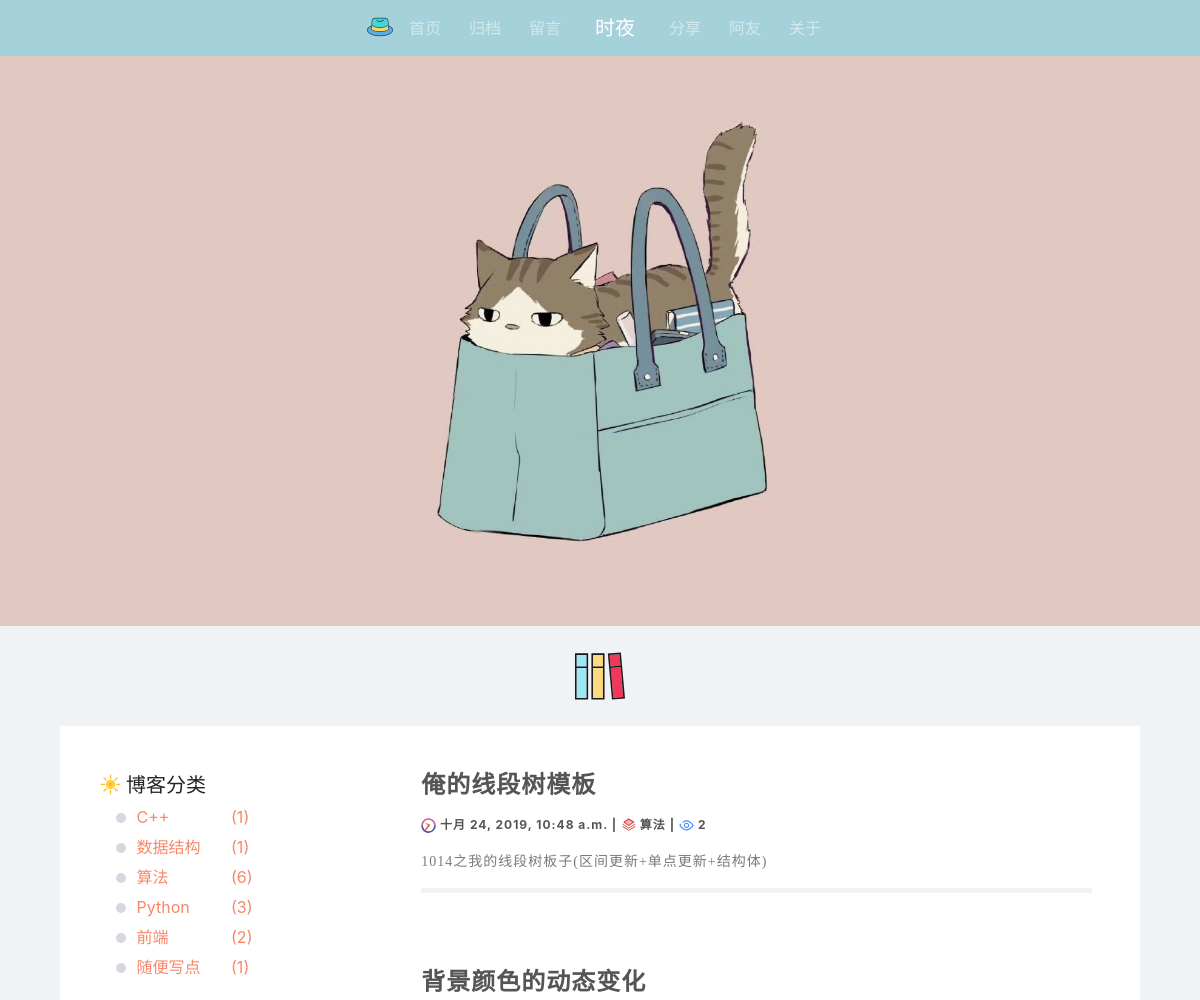
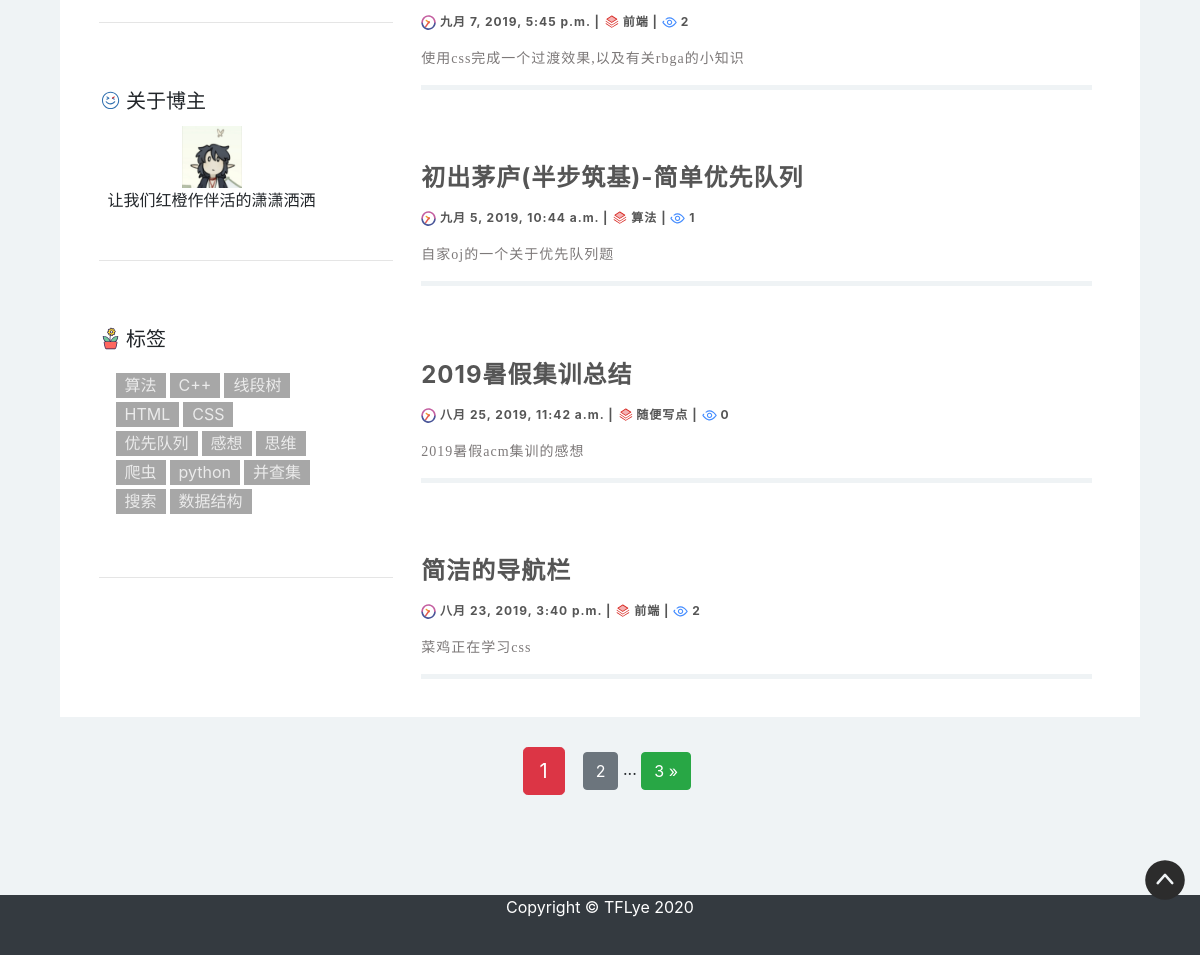
The page / on the database its author committed (2 pictures, top to bottom).
### article/models.py (models this page shows, shortened)
class ArticleColumn(models.Model):
    title = models.CharField(max_length=50, blank=True)
    created = models.DateTimeField(default=timezone.now)
    def __str__(self):
        return self.title

class ArticlePost(models.Model):
    author = models.ForeignKey(User, on_delete=models.CASCADE)
    title = models.CharField(max_length=100)
    column = models.ForeignKey(ArticleColumn,null=True,blank=True,on_delete=models.CASCADE,related_name='article')
    tags = TaggableManager(blank=True)
    profile = models.TextField(default=0)
    body = models.TextField()
    created = models.DateTimeField(default=timezone.now)
    updated = models.DateTimeField(auto_now=True)
    totalviews = models.PositiveIntegerField(default=0)
    class Meta:
        ordering = ('-created',)

### article/views.py (the view)
# urls.py: path('',views.article_list, name='article_list'),
def article_list(request):
    articles = ArticlePost.objects.all()
    columns = ArticleColumn.objects.all()
    articles_1 = articles
    for article in articles:
        article.body = markdown.markdown(article.body, extensions=[
            'markdown.extensions.extra',
            'markdown.extensions.codehilite',
        ])
    paginator = Paginator(articles, 5)
    page = request.GET.get('page')
    articles = paginator.get_page(page)
    column_num = {}
    for ct in columns:
        column_num[ct.title] = 0
    flag = True
    for at in articles_1:
        if flag==True:
            flag = False
            tag_list = at.tags.all()
        qa = at.tags.all()
        tag_list = tag_list | qa
        if at.column.title in column_num:
            column_num[at.column.title] += 1
    tag_list = tag_list.distinct()
    context = {'articles': articles, 'columns': columns, 'column_num': column_num, 'tag_list': tag_list}
    return render(request, 'article/blog.html', context)

### templates/article/blog.html (shortened to what this page needs)
{% extends "base.html" %}
{% load static %}
{% block content %}
<div class="zhong1 bc_1">
			</div>
			<div class="spa" style="text-align: center; height: 100px; ">
				<div style=" padding-top: 25px;">
					<img src="{%static 'img/书.svg' %} " width="50px" >
				</div>
			</div>
		<div class="mid">
			<div class="container mid-left bc_6">
				<div class="blog-classify-name">
					<div class="Categories">
						<img src="{%static 'img/太阳.svg' %} " width="23px" style="padding-bottom: 6px;">
						<span>博客分类</span>
					</div>
					<div class="blog-classify-body">
						{% for column in columns %}
									<a href="">
										<div class="categories-set">
											<div class="categories-set-box">
												<div class="categories-set-left">
												</div>
												<div class="categories-set-mid">
													<span>{{ column.title }}</span>
												</div>
												<div class="categories-set-right">
													{% for key,val in column_num.items %}
														{% if column.title == key %}
															<span>({{ val }})</span>
														{% endif %}
													{% endfor %}
												</div>
											</div>
										</div>
									</a>
						{% endfor %}
					</div>
					<br>
					<hr >
				</div>
				<div class="blog-classify-name">
					<div class="Categories">
						<img src="{%static 'img/笑脸.svg' %} " width="23px" style="padding-bottom: 6px;">
						<span>关于博主</span>
					</div>
					<div class="blog-classify-body">
						<div class="tx">
							<img src="{%static 'img/hs.jpg' %}" width="60px">
							<span>让我们红橙作伴活的潇潇洒洒</span>
						</div>
					</div>
					<br>
					<hr >
				</div>
				<div class="blog-classify-name">
					<div class="Categories">
						<img src="{%static 'img/花.svg' %} " width="23px" style="padding-bottom: 6px;">
						<span>标签</span>
					</div>
					<div class="blog-classify-body">
						<div class="tags-set">
							{% for val in tag_list %}
										<a href="">
											<div class="tag-set">
												<span>{{ val }}</span>
											</div>
										</a>
							{% endfor %}
						</div>
					</div>
					<br>
					<hr >
				</div>
			</div>
				<div class="container mid-right">
				    <div class="row mt-2">
				        {% for article in articles %}
							<article class="article">
								<div id="title">
									<h4 style="color: #555555;"><strong><a href="{% url 'article:article_details' article.id %}" class="un">{{ article.title }}</a></strong></h4>
								</div>
								<div id="data"><strong>
								<img src="{%static 'img/钟.svg' %}" width="15px" height="15px"><span> {{ article.created }}</span> |
								<span><img src="{%static 'img/文档.svg' %}" width="15px" height="15px"> {{article.column}}</span> |
								<span><img src="{%static 'img/眼睛.svg' %}" width="15px" height="15px"> {{article.totalviews}}</span>
								</strong>
								</div>
								<div id="content">
									<a href="{% url 'article:article_details' article.id %}" class="un"><p>{{ article.profile|safe }}</p></a>
								</div>
								<div class="bk">
								</div>
							</article>
						{% endfor %}
				    </div>
				</div>
			</div>
		<div class="nextpage">
			<div class="m-auto">
				<span class="btn btn-danger btn-lg">{{articles.number}}</span>
				{% if articles.has_next %}
					<a href="?page={{articles.next_page_number}}" class="btn btn-secondary">{{articles.next_page_number}}</a><span> ... </span>
					<a href="?page={{articles.next_page_number}}" class="btn btn-success">{{ articles.paginator.num_pages }} &raquo;</a>
				{% endif %}
			</div>
		</div>
{% endblock content %}

### static/css/index.css (style rules this page uses)
html,body { width: 100%; background-color: #eff3f5; }
.bk { position: relative; height: 5px; width: 100%; background-color: #eff3f5; top: 1; }
@media (min-width: 700px) { .mid { width: 90%; background-color: #ffffff; margin: auto; } }
@media (min-width: 700px) { .mid-left { float: left; display: inline-block; width: 30%; min-height: 900px; *+height:100%; _height:900px; top:0; padding-top: 20px; padding-left: 15px; } }
@media (min-width: 700px) { .mid-right { position: relative; display: inline-block; width: 69%; min-height: 900px; *+height:100%; _height:900px; } }
article { width: 100%; height: auto; padding: 5%; letter-spacing:1px; }
.un,.un:link,.un:visited,.un:hover,.un:active { text-decoration: none; color:inherit; }
.blog-classify-name { display: inline-block; width: 100%; height: auto; margin: 8%; }
.blog-classify-name .Categories { width: 100%; height: auto; display: inline-block; }
.Categories span { font-size: 20px; font-family: "Times New Roman", Times, serif; }
.blog-classify-body { text-align: center; width: 40px; height: auto; }
#title { min-height: 45px; *+height:100%; _height:45px; width: 100%; }
#content { padding-top: 20px; height: auto; width: 100%; }
#content p { color: #7d7979; font-family: serif; font-size: 14px; }
#data { height: 15px; width: 100%; font-size: 12px; color: #555555; }
#data span { font-size: 12px; }
.nextpage { margin-top: 30px; text-align: center; width: 100%; }
.categories-set { display: inline-block; width: 200px; text-align: center; }
.categories-set-box { margin-left: 5px; height: auto; width: 100%; }
.categories-set-left { display: inline-block; height: 10px; width: 10px; border-radius: 50%; background-color: #D3D9DF; transition: background-color 1s; }
.categories-set-mid { display: inline-block; height: 30px; width: 90px; text-align: left; margin-left: 3%; }
.categories-set-mid span { line-height: 30px; color: #f78769; }
.categories-set-right { display: inline-block; width: 60px; text-align: left; }
.categories-set-right span { color: #f78769; }
.tags-set { display: inline-block; width: 200px; height: 100%; margin: 15px; }
.tag-set { display: inline-block; float: left; margin: 2px; width: auto; height: 25px; background-color: rgba(130,130,130,1); padding-left: 9px; padding-right: 9px; opacity: 0.7; transition: background-color 0.5s; }
.tag-set span { color: #e3e3e3; }
.tx { display: inline-block; width: 210px; height: auto; margin: 8px; }
.tx span { display: inline-block; }
img { max-width: 100%; max-height: 100%; *+height:100%; _height:100%; *+width:100%; _width:100%; }

### static/css/bg_color.css (style rules this page uses)
.bc_1 { background-color: #e1c8c1; }
.bc_6 { background-color: #ffffff; }

### static/css/midone.css (style rules this page uses)
.zhong1 { height: 570px; width: 100%; background-image: url(../img/bg1.jpg); background-position: center; background-repeat:no-repeat; background-size:60%; }

### rows shown on the page
ArticleColumn: title "C++", column_num "1"
ArticleColumn: title "数据结构", column_num "1"
ArticleColumn: title "算法", column_num "6"
ArticleColumn: title "Python", column_num "3"
ArticleColumn: title "前端", column_num "2"
ArticleColumn: title "随便写点", column_num "1"
Tag: name "算法"
Tag: name "C++"
Tag: name "线段树"
Tag: name "HTML"
Tag: name "CSS"
Tag: name "优先队列"
Tag: name "感想"
Tag: name "思维"
Tag: name "爬虫"
Tag: name "python"
Tag: name "并查集"
Tag: name "搜索"
Tag: name "数据结构"
ArticlePost: title "俺的线段树模板", created "十月 24, 2019, 10:48 a.m.", column "算法", totalviews "2", profile "1014之我的线段树板子(区间更新+单点更新+结构体)"
ArticlePost: title "背景颜色的动态变化", created "九月 7, 2019, 5:45 p.m.", column "前端", totalviews "2", profile "使用css完成一个过渡效果,以及有关rbga的小知识"
ArticlePost: title "初出茅庐(半步筑基)-简单优先队列", created "九月 5, 2019, 10:44 a.m.", column "算法", totalviews "1", profile "自家oj的一个关于优先队列题"
ArticlePost: title "2019暑假集训总结", created "八月 25, 2019, 11:42 a.m.", column "随便写点", totalviews "0", profile "2019暑假acm集训的感想"
ArticlePost: title "简洁的导航栏", created "八月 23, 2019, 3:40 p.m.", column "前端", totalviews "2", profile "菜鸡正在学习css"

### other values the page prints
{{ articles.number }} "1"
{{ articles.next_page_number }} "2"
{{ articles.paginator.num_pages }} "3"
